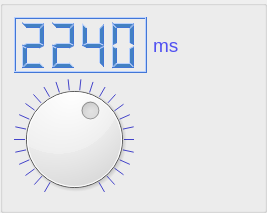
    <widget class="QGroupBox" name="groupBox_13">
     <property name="toolTip">
      <string>Shows the current testing speed in ms.</string>
     </property>
     <property name="title">
      <string/>
     </property>
     <property name="alignment">
      <set>Qt::AlignmentFlag::AlignRight|Qt::AlignmentFlag::AlignTrailing|Qt::AlignmentFlag::AlignVCenter</set>
     </property>
     <property name="flat">
      <bool>false</bool>
     </property>
     <property name="checkable">
      <bool>false</bool>
     </property>
     <layout class="QGridLayout" name="gridLayout_6">
      <item row="0" column="0">
       <widget class="QLCDNumber" name="lcdNumber">
        <property name="minimumSize">
         <size>
          <width>133</width>
          <height>56</height>
         </size>
        </property>
        <property name="palette">
         <palette>
          <active>
           <colorrole role="WindowText">
            <brush brushstyle="SolidPattern">
             <color alpha="255">
              <red>67</red>
              <green>129</green>
              <blue>195</blue>
             </color>
            </brush>
           </colorrole>
           <colorrole role="Button">
            <brush brushstyle="SolidPattern">
             <color alpha="255">
              <red>74</red>
              <green>132</green>
              <blue>241</blue>
             </color>
            </brush>
           </colorrole>
           <colorrole role="Light">
            <brush brushstyle="SolidPattern">
             <color alpha="255">
              <red>185</red>
              <green>209</green>
              <blue>255</blue>
             </color>
            </brush>
           </colorrole>
           <colorrole role="Midlight">
            <brush brushstyle="SolidPattern">
             <color alpha="255">
              <red>129</red>
              <green>170</green>
              <blue>248</blue>
             </color>
            </brush>
           </colorrole>
           <colorrole role="Dark">
            <brush brushstyle="SolidPattern">
             <color alpha="255">
              <red>66</red>
              <green>118</green>
              <blue>214</blue>
             </color>
            </brush>
           </colorrole>
           <colorrole role="Mid">
            <brush brushstyle="SolidPattern">
             <color alpha="255">
              <red>65</red>
              <green>116</green>
              <blue>212</blue>
             </color>
            </brush>
           </colorrole>
           <colorrole role="Text">
            <brush brushstyle="SolidPattern">
             <color alpha="255">
              <red>53</red>
              <green>134</green>
              <blue>172</blue>
             </color>
            </brush>
           </colorrole>
           <colorrole role="BrightText">
            <brush brushstyle="SolidPattern">
             <color alpha="255">
              <red>255</red>
              <green>255</green>
              <blue>255</blue>
             </color>
            </brush>
           </colorrole>
           <colorrole role="ButtonText">
            <brush brushstyle="SolidPattern">
             <color alpha="255">
              <red>0</red>
              <green>0</green>
              <blue>0</blue>
             </color>
            </brush>
           </colorrole>
           <colorrole role="Base">
            <brush brushstyle="SolidPattern">
             <color alpha="255">
              <red>255</red>
              <green>255</green>
              <blue>255</blue>
             </color>
            </brush>
           </colorrole>
           <colorrole role="Window">
            <brush brushstyle="SolidPattern">
             <color alpha="255">
              <red>74</red>
              <green>132</green>
              <blue>241</blue>
             </color>
            </brush>
           </colorrole>
           <colorrole role="Shadow">
            <brush brushstyle="SolidPattern">
             <color alpha="255">
              <red>0</red>
              <green>0</green>
              <blue>0</blue>
             </color>
            </brush>
           </colorrole>
           <colorrole role="AlternateBase">
            <brush brushstyle="SolidPattern">
             <color alpha="255">
              <red>164</red>
              <green>193</green>
              <blue>248</blue>
             </color>
            </brush>
           </colorrole>
           <colorrole role="ToolTipBase">
            <brush brushstyle="SolidPattern">
             <color alpha="255">
              <red>255</red>
              <green>255</green>
              <blue>220</blue>
             </color>
            </brush>
           </colorrole>
           <colorrole role="ToolTipText">
            <brush brushstyle="SolidPattern">
             <color alpha="255">
              <red>0</red>
              <green>0</green>
              <blue>0</blue>
             </color>
            </brush>
           </colorrole>
           <colorrole role="PlaceholderText">
            <brush brushstyle="SolidPattern">
             <color alpha="127">
              <red>0</red>
              <green>0</green>
              <blue>0</blue>
             </color>
            </brush>
           </colorrole>
          </active>
          <inactive>
           <colorrole role="WindowText">
            <brush brushstyle="SolidPattern">
             <color alpha="255">
              <red>67</red>
              <green>129</green>
              <blue>195</blue>
             </color>
            </brush>
           </colorrole>
           <colorrole role="Button">
            <brush brushstyle="SolidPattern">
             <color alpha="255">
              <red>74</red>
              <green>132</green>
              <blue>241</blue>
             </color>
            </brush>
           </colorrole>
           <colorrole role="Light">
            <brush brushstyle="SolidPattern">
             <color alpha="255">
              <red>185</red>
              <green>209</green>
              <blue>255</blue>
             </color>
            </brush>
           </colorrole>
           <colorrole role="Midlight">
            <brush brushstyle="SolidPattern">
             <color alpha="255">
              <red>129</red>
              <green>170</green>
              <blue>248</blue>
             </color>
            </brush>
           </colorrole>
           <colorrole role="Dark">
            <brush brushstyle="SolidPattern">
             <color alpha="255">
              <red>66</red>
              <green>118</green>
              <blue>214</blue>
             </color>
            </brush>
           </colorrole>
           <colorrole role="Mid">
            <brush brushstyle="SolidPattern">
             <color alpha="255">
              <red>65</red>
              <green>116</green>
              <blue>212</blue>
             </color>
            </brush>
           </colorrole>
           <colorrole role="Text">
            <brush brushstyle="SolidPattern">
             <color alpha="255">
              <red>53</red>
              <green>134</green>
              <blue>172</blue>
             </color>
            </brush>
           </colorrole>
           <colorrole role="BrightText">
            <brush brushstyle="SolidPattern">
             <color alpha="255">
              <red>255</red>
              <green>255</green>
              <blue>255</blue>
             </color>
            </brush>
           </colorrole>
           <colorrole role="ButtonText">
            <brush brushstyle="SolidPattern">
             <color alpha="255">
              <red>0</red>
              <green>0</green>
              <blue>0</blue>
             </color>
            </brush>
           </colorrole>
           <colorrole role="Base">
            <brush brushstyle="SolidPattern">
             <color alpha="255">
              <red>255</red>
              <green>255</green>
              <blue>255</blue>
             </color>
            </brush>
           </colorrole>
           <colorrole role="Window">
            <brush brushstyle="SolidPattern">
             <color alpha="255">
              <red>74</red>
              <green>132</green>
              <blue>241</blue>
             </color>
            </brush>
           </colorrole>
           <colorrole role="Shadow">
            <brush brushstyle="SolidPattern">
             <color alpha="255">
              <red>0</red>
              <green>0</green>
              <blue>0</blue>
             </color>
            </brush>
           </colorrole>
           <colorrole role="AlternateBase">
            <brush brushstyle="SolidPattern">
             <color alpha="255">
              <red>164</red>
              <green>193</green>
              <blue>248</blue>
             </color>
            </brush>
           </colorrole>
           <colorrole role="ToolTipBase">
            <brush brushstyle="SolidPattern">
             <color alpha="255">
              <red>255</red>
              <green>255</green>
              <blue>220</blue>
             </color>
            </brush>
           </colorrole>
           <colorrole role="ToolTipText">
            <brush brushstyle="SolidPattern">
             <color alpha="255">
              <red>0</red>
              <green>0</green>
              <blue>0</blue>
             </color>
            </brush>
           </colorrole>
           <colorrole role="PlaceholderText">
            <brush brushstyle="SolidPattern">
             <color alpha="127">
              <red>0</red>
              <green>0</green>
              <blue>0</blue>
             </color>
            </brush>
           </colorrole>
          </inactive>
          <disabled>
           <colorrole role="WindowText">
            <brush brushstyle="SolidPattern">
             <color alpha="255">
              <red>66</red>
              <green>118</green>
              <blue>214</blue>
             </color>
            </brush>
           </colorrole>
           <colorrole role="Button">
            <brush brushstyle="SolidPattern">
             <color alpha="255">
              <red>74</red>
              <green>132</green>
              <blue>241</blue>
             </color>
            </brush>
           </colorrole>
           <colorrole role="Light">
            <brush brushstyle="SolidPattern">
             <color alpha="255">
              <red>185</red>
              <green>209</green>
              <blue>255</blue>
             </color>
            </brush>
           </colorrole>
           <colorrole role="Midlight">
            <brush brushstyle="SolidPattern">
             <color alpha="255">
              <red>129</red>
              <green>170</green>
              <blue>248</blue>
             </color>
            </brush>
           </colorrole>
           <colorrole role="Dark">
            <brush brushstyle="SolidPattern">
             <color alpha="255">
              <red>66</red>
              <green>118</green>
              <blue>214</blue>
             </color>
            </brush>
           </colorrole>
           <colorrole role="Mid">
            <brush brushstyle="SolidPattern">
             <color alpha="255">
              <red>65</red>
              <green>116</green>
              <blue>212</blue>
             </color>
            </brush>
           </colorrole>
           <colorrole role="Text">
            <brush brushstyle="SolidPattern">
             <color alpha="255">
              <red>66</red>
              <green>118</green>
              <blue>214</blue>
             </color>
            </brush>
           </colorrole>
           <colorrole role="BrightText">
            <brush brushstyle="SolidPattern">
             <color alpha="255">
              <red>255</red>
              <green>255</green>
              <blue>255</blue>
             </color>
            </brush>
           </colorrole>
           <colorrole role="ButtonText">
            <brush brushstyle="SolidPattern">
             <color alpha="255">
              <red>66</red>
              <green>118</green>
              <blue>214</blue>
             </color>
            </brush>
           </colorrole>
           <colorrole role="Base">
            <brush brushstyle="SolidPattern">
             <color alpha="255">
              <red>74</red>
              <green>132</green>
              <blue>241</blue>
             </color>
            </brush>
           </colorrole>
           <colorrole role="Window">
            <brush brushstyle="SolidPattern">
             <color alpha="255">
              <red>74</red>
              <green>132</green>
              <blue>241</blue>
             </color>
            </brush>
           </colorrole>
           <colorrole role="Shadow">
            <brush brushstyle="SolidPattern">
             <color alpha="255">
              <red>0</red>
              <green>0</green>
              <blue>0</blue>
             </color>
            </brush>
           </colorrole>
           <colorrole role="AlternateBase">
            <brush brushstyle="SolidPattern">
             <color alpha="255">
              <red>74</red>
              <green>132</green>
              <blue>241</blue>
             </color>
            </brush>
           </colorrole>
           <colorrole role="ToolTipBase">
            <brush brushstyle="SolidPattern">
             <color alpha="255">
              <red>255</red>
              <green>255</green>
              <blue>220</blue>
             </color>
            </brush>
           </colorrole>
           <colorrole role="ToolTipText">
            <brush brushstyle="SolidPattern">
             <color alpha="255">
              <red>0</red>
              <green>0</green>
              <blue>0</blue>
             </color>
            </brush>
           </colorrole>
           <colorrole role="PlaceholderText">
            <brush brushstyle="SolidPattern">
             <color alpha="127">
              <red>37</red>
              <green>66</green>
              <blue>120</blue>
             </color>
            </brush>
           </colorrole>
          </disabled>
         </palette>
        </property>
        <property name="toolTip">
         <string>This is the # of sec that will be applied between testing steps</string>
        </property>
        <property name="frameShape">
         <enum>QFrame::Shape::Box</enum>
        </property>
        <property name="frameShadow">
         <enum>QFrame::Shadow::Raised</enum>
        </property>
        <property name="smallDecimalPoint">
         <bool>true</bool>
        </property>
        <property name="digitCount">
         <number>4</number>
        </property>
        <property name="segmentStyle">
         <enum>QLCDNumber::SegmentStyle::Filled</enum>
        </property>
        <property name="value" stdset="0">
         <double>2240.000000000000000</double>
        </property>
        <property name="intValue" stdset="0">
         <number>2240</number>
        </property>
       </widget>
      </item>
      <item row="0" column="1">
       <widget class="QLabel" name="label">
        <property name="palette">
         <palette>
          <active>
           <colorrole role="WindowText">
            <brush brushstyle="SolidPattern">
             <color alpha="255">
              <red>80</red>
              <green>80</green>
              <blue>241</blue>
             </color>
            </brush>
           </colorrole>
          </active>
          <inactive>
           <colorrole role="WindowText">
            <brush brushstyle="SolidPattern">
             <color alpha="255">
              <red>80</red>
              <green>80</green>
              <blue>241</blue>
             </color>
            </brush>
           </colorrole>
          </inactive>
          <disabled/>
         </palette>
        </property>
        <property name="font">
         <font>
          <pointsize>14</pointsize>
         </font>
        </property>
        <property name="text">
         <string>ms</string>
        </property>
        <property name="scaledContents">
         <bool>true</bool>
        </property>
       </widget>
      </item>
      <item row="1" column="0">
       <widget class="QDial" name="dial">
        <property name="sizePolicy">
         <sizepolicy hsizetype="Minimum" vsizetype="Minimum">
          <horstretch>0</horstretch>
          <verstretch>0</verstretch>
         </sizepolicy>
        </property>
        <property name="minimumSize">
         <size>
          <width>120</width>
          <height>120</height>
         </size>
        </property>
        <property name="maximumSize">
         <size>
          <width>120</width>
          <height>120</height>
         </size>
        </property>
        <property name="palette">
         <palette>
          <active>
           <colorrole role="Dark">
            <brush brushstyle="SolidPattern">
             <color alpha="255">
              <red>80</red>
              <green>80</green>
              <blue>241</blue>
             </color>
            </brush>
           </colorrole>
          </active>
          <inactive>
           <colorrole role="Dark">
            <brush brushstyle="SolidPattern">
             <color alpha="255">
              <red>80</red>
              <green>80</green>
              <blue>241</blue>
             </color>
            </brush>
           </colorrole>
          </inactive>
          <disabled>
           <colorrole role="WindowText">
            <brush brushstyle="SolidPattern">
             <color alpha="255">
              <red>80</red>
              <green>80</green>
              <blue>241</blue>
             </color>
            </brush>
           </colorrole>
           <colorrole role="Dark">
            <brush brushstyle="SolidPattern">
             <color alpha="255">
              <red>80</red>
              <green>80</green>
              <blue>241</blue>
             </color>
            </brush>
           </colorrole>
           <colorrole role="Text">
            <brush brushstyle="SolidPattern">
             <color alpha="255">
              <red>80</red>
              <green>80</green>
              <blue>241</blue>
             </color>
            </brush>
           </colorrole>
           <colorrole role="ButtonText">
            <brush brushstyle="SolidPattern">
             <color alpha="255">
              <red>80</red>
              <green>80</green>
              <blue>241</blue>
             </color>
            </brush>
           </colorrole>
          </disabled>
         </palette>
        </property>
        <property name="font">
         <font>
          <pointsize>11</pointsize>
         </font>
        </property>
        <property name="focusPolicy">
         <enum>Qt::FocusPolicy::ClickFocus</enum>
        </property>
        <property name="toolTip">
         <string>Rotate CW for faster testing, CCW for slower testing</string>
        </property>
        <property name="minimum">
         <number>750</number>
        </property>
        <property name="maximum">
         <number>5000</number>
        </property>
        <property name="singleStep">
         <number>10</number>
        </property>
        <property name="pageStep">
         <number>10</number>
        </property>
        <property name="value">
         <number>1700</number>
        </property>
        <property name="sliderPosition">
         <number>1700</number>
        </property>
        <property name="orientation">
         <enum>Qt::Orientation::Horizontal</enum>
        </property>
        <property name="invertedAppearance">
         <bool>true</bool>
        </property>
        <property name="invertedControls">
         <bool>false</bool>
        </property>
        <property name="wrapping">
         <bool>false</bool>
        </property>
        <property name="notchTarget">
         <double>3.700000000000000</double>
        </property>
        <property name="notchesVisible">
         <bool>true</bool>
        </property>
       </widget>
      </item>
      <item row="1" column="1">
       <spacer name="horizontalSpacer">
        <property name="orientation">
         <enum>Qt::Orientation::Horizontal</enum>
        </property>
        <property name="sizeType">
         <enum>QSizePolicy::Policy::Fixed</enum>
        </property>
        <property name="sizeHint" stdset="0">
         <size>
          <width>100</width>
          <height>112</height>
         </size>
        </property>
       </spacer>
      </item>
     </layout>
    </widget>
